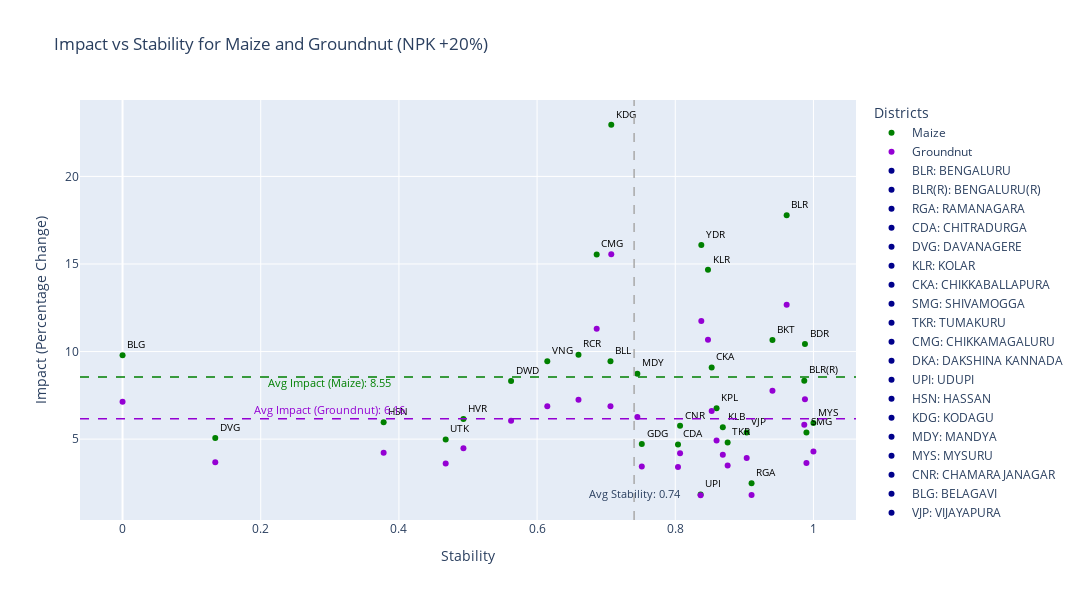

The code cell stored with this chart in its notebook:
### Code cell
import pandas as pd
import plotly.graph_objects as go

def Calculate_and_visualize_2D(Groundnut_Directory, Maize_Directory, adj_matrix_np, crop1, crop2, perturbation, what, visualize=True):
    # Normalize capabilities for both crops
    calculate_and_visualize(perturbation, crop1, Groundnut_Directory, what, False)
    calculate_and_visualize(perturbation, crop2, Maize_Directory, what, False)
    
    capability_1 = Groundnut_Directory[f'{crop1[0].upper()} - {what} {perturbation}']
    capability_2 = Maize_Directory[f'{crop2[0].upper()} - {what} {perturbation}']
    
    # Combine capabilities into a single DataFrame
    combined_df = pd.DataFrame({
        'node': Working_Directory['District'],
        'Capability_1': capability_1,
        'Capability_2': capability_2
    })
    
    # Calculate stress and stability for the combined capabilities
    result_df = calculate_stress_stability(adj_matrix_np, combined_df)
    
    # Calculate impact for each crop
    impact1, impact_column1 = calculate_impact(crop1, perturbation, what)
    impact2, impact_column2 = calculate_impact(crop2, perturbation, what)
    
    # Naming conventions for stability and stress columns
    stability_column_name = f'Stability_{crop1[0].upper()}_{crop2[0].upper()}_{what}_{perturbation}'
    stress_column_name = f'Stress_{crop1[0].upper()}_{crop2[0].upper()}_{what}_{perturbation}'
    
    # Add impacts, stability, and stress to the Working_Directory DataFrame
    Working_Directory[impact_column1] = impact1
    Working_Directory[impact_column2] = impact2
    Working_Directory[stability_column_name] = result_df['stability']
    Working_Directory[stress_column_name] = result_df['stress']
    
    if visualize:
        # Prepare data for plotting
        plot_df = pd.DataFrame({
            'District': Working_Directory['District'],
            'Stability': result_df['stability'],
            f'{crop1} Impact': impact1,
            f'{crop2} Impact': impact2,
            'Abbreviation': Working_Directory['Abbreviation']
        })
        
        # Create the scatter plot
        fig = go.Figure()

        # Plot for Crop 1
        fig.add_trace(go.Scatter(
            x=plot_df['Stability'],
            y=plot_df[f'{crop1} Impact'],
            mode='markers+text',
            text=plot_df['Abbreviation'],
            name=f'{crop1}',  
            marker=dict(color='green'),
            textposition='top right',
            textfont=dict(size=10, color='black'),
            hovertemplate='<b>%{text}</b><br>Stability: %{x:.2f}<br>Impact: %{y:.2f}%<extra></extra>'
        ))

        # Plot for Crop 2
        fig.add_trace(go.Scatter(
            x=plot_df['Stability'],
            y=plot_df[f'{crop2} Impact'],
            mode='markers',
            text=plot_df['Abbreviation'],
            name=f'{crop2}',  
            marker=dict(color='darkviolet'),
            hovertemplate='<b>%{text}</b><br>Stability: %{x:.2f}<br>Impact: %{y:.2f}%<extra></extra>'
        ))
        
        # Adding custom legends with abbreviations and full forms
        legend_labels = [{'Abbreviation': abb, 'Full Form': full_form} 
                         for abb, full_form in zip(plot_df['Abbreviation'].unique(), plot_df['District'].unique())]

        for label in legend_labels:
            fig.add_trace(go.Scatter(
                x=[None],
                y=[None],
                mode='markers',
                marker=dict(color='darkblue'),
                name=f"{label['Abbreviation']}: {label['Full Form']}"
            ))

        # Add average lines for stability and impact
        avg_stability = plot_df['Stability'].mean()
        avg_impact1 = plot_df[f'{crop1} Impact'].mean()
        avg_impact2 = plot_df[f'{crop2} Impact'].mean()
        min_impact = min(plot_df[f'{crop1} Impact'].min(), plot_df[f'{crop2} Impact'].min())

        # Average lines for stability
        fig.add_shape(
            type='line',
            x0=avg_stability, y0=0, x1=avg_stability, y1=1,
            line=dict(color='darkgrey', width=1.5, dash='dash'),
            yref='paper'
        )

        # Average line for Crop 1 impact
        fig.add_shape(
            type='line',
            x0=0, y0=avg_impact1, x1=1, y1=avg_impact1,
            line=dict(color='green', width=1.5, dash='dash'),
            xref='paper'
        )

        # Average line for Crop 2 impact
        fig.add_shape(
            type='line',
            x0=0, y0=avg_impact2, x1=1, y1=avg_impact2,
            line=dict(color='darkviolet', width=1.5, dash='dash'),
            xref='paper'
        )

        # Add annotations for average values
        fig.add_trace(go.Scatter(
            x=[avg_stability],
            y=[min_impact],
            text=[f'Avg Stability: {avg_stability:.2f}'],
            mode="text",
            showlegend=False,
            textfont=dict(size=10.7)
        ))

        fig.add_trace(go.Scatter(
            x=[0.3],
            y=[avg_impact1-0.4],
            text=[f'Avg Impact ({crop1}): {avg_impact1:.2f}'],
            mode="text",
            showlegend=False,
            textfont=dict(size=10.7, color='green')
        ))

        fig.add_trace(go.Scatter(
            x=[0.3],
            y=[avg_impact2+0.4],
            text=[f'Avg Impact ({crop2}): {avg_impact2:.2f}'],
            mode="text",
            showlegend=False,
            textfont=dict(size=10.7, color='darkviolet')
        ))

        # Update layout
        fig.update_layout(
            title=f'Impact vs Stability for {crop1} and {crop2} ({what} +{perturbation}%)',
            xaxis_title='Stability',
            yaxis_title='Impact (Percentage Change)',
            width=1080,
            height=600,
            legend_title='Districts'
        )

        # Show the plot
        fig.show()

# Example usage
crop1 = 'Maize'
crop2 = 'Groundnut'
perturbation = 20
what = 'NPK'
Calculate_and_visualize_2D(Maize_Directory,Groundnut_Directory, adj_matrix_np, crop1, crop2, perturbation, what)

### Figure 1 — Plotly figure (JSON) as saved in the notebook; plotly's stock layout.template omitted (floating-point values rounded to 4 significant figures)
{"data": [{"hovertemplate": "<b>%{text}</b><br>Stability: %{x:.2f}<br>Impact: %{y:.2f}%<extra></extra>", "marker": {"color": "green"}, "mode": "markers+text", "name": "Maize", "text": ["BLR", "BLR(R)", "RGA", "CDA", "DVG", "KLR", "CKA", "SMG", "TKR", "CMG", "DKA", "UPI", "HSN", "KDG", "MDY", "MYS", "CNR", "BLG", "VJP", "BKT", "DWD", "GDG", "HVR", "UTK", "BLL", "BDR", "KLB", "YDR", "RCR", "KPL", "VNG"], "textfont": {"color": "black", "size": 10}, "textposition": "top right", "type": "scatter", "x": [0.9612, 0.9867, 0.9104, 0.8039, 0.1342, 0.8473, 0.8527, 0.9899, 0.8758, 0.6863, 0.7768, 0.8367, 0.3779, 0.7074, 0.7451, 1, 0.8069, 0, 0.9034, 0.9407, 0.5624, 0.7515, 0.4934, 0.4677, 0.7062, 0.9877, 0.8688, 0.8377, 0.6599, 0.8597, 0.6148], "y": [17.78, 8.334, 2.478, 4.686, 5.062, 14.67, 9.082, 5.381, 4.801, 15.54, null, 1.835, 5.964, 22.95, 8.733, 5.919, 5.762, 9.787, 5.382, 10.65, 8.316, 4.719, 6.143, 4.973, 9.441, 10.43, 5.677, 16.09, 9.82, 6.757, 9.441]}, {"hovertemplate": "<b>%{text}</b><br>Stability: %{x:.2f}<br>Impact: %{y:.2f}%<extra></extra>", "marker": {"color": "darkviolet"}, "mode": "markers", "name": "Groundnut", "text": ["BLR", "BLR(R)", "RGA", "CDA", "DVG", "KLR", "CKA", "SMG", "TKR", "CMG", "DKA", "UPI", "HSN", "KDG", "MDY", "MYS", "CNR", "BLG", "VJP", "BKT", "DWD", "GDG", "HVR", "UTK", "BLL", "BDR", "KLB", "YDR", "RCR", "KPL", "VNG"], "type": "scatter", "x": [0.9612, 0.9867, 0.9104, 0.8039, 0.1342, 0.8473, 0.8527, 0.9899, 0.8758, 0.6863, 0.7768, 0.8367, 0.3779, 0.7074, 0.7451, 1, 0.8069, 0, 0.9034, 0.9407, 0.5624, 0.7515, 0.4934, 0.4677, 0.7062, 0.9877, 0.8688, 0.8377, 0.6599, 0.8597, 0.6148], "y": [12.68, 5.825, 1.801, 3.412, 3.682, 10.67, 6.604, 3.629, 3.495, 11.31, null, 1.794, 4.223, 15.56, 6.268, 4.286, 4.195, 7.126, 3.92, 7.758, 6.053, 3.437, 4.473, 3.608, 6.877, 7.28, 4.11, 11.74, 7.245, 4.92, 6.877]}, {"marker": {"color": "darkblue"}, "mode": "markers", "name": "BLR: BENGALURU", "type": "scatter", "x": [null], "y": [null]}, {"marker": {"color": "darkblue"}, "mode": "markers", "name": "BLR(R): BENGALURU(R)", "type": "scatter", "x": [null], "y": [null]}, {"marker": {"color": "darkblue"}, "mode": "markers", "name": "RGA: RAMANAGARA", "type": "scatter", "x": [null], "y": [null]}, {"marker": {"color": "darkblue"}, "mode": "markers", "name": "CDA: CHITRADURGA", "type": "scatter", "x": [null], "y": [null]}, {"marker": {"color": "darkblue"}, "mode": "markers", "name": "DVG: DAVANAGERE", "type": "scatter", "x": [null], "y": [null]}, {"marker": {"color": "darkblue"}, "mode": "markers", "name": "KLR: KOLAR", "type": "scatter", "x": [null], "y": [null]}, {"marker": {"color": "darkblue"}, "mode": "markers", "name": "CKA: CHIKKABALLAPURA", "type": "scatter", "x": [null], "y": [null]}, {"marker": {"color": "darkblue"}, "mode": "markers", "name": "SMG: SHIVAMOGGA", "type": "scatter", "x": [null], "y": [null]}, {"marker": {"color": "darkblue"}, "mode": "markers", "name": "TKR: TUMAKURU", "type": "scatter", "x": [null], "y": [null]}, {"marker": {"color": "darkblue"}, "mode": "markers", "name": "CMG: CHIKKAMAGALURU", "type": "scatter", "x": [null], "y": [null]}, {"marker": {"color": "darkblue"}, "mode": "markers", "name": "DKA: DAKSHINA KANNADA", "type": "scatter", "x": [null], "y": [null]}, {"marker": {"color": "darkblue"}, "mode": "markers", "name": "UPI: UDUPI", "type": "scatter", "x": [null], "y": [null]}, {"marker": {"color": "darkblue"}, "mode": "markers", "name": "HSN: HASSAN", "type": "scatter", "x": [null], "y": [null]}, {"marker": {"color": "darkblue"}, "mode": "markers", "name": "KDG: KODAGU", "type": "scatter", "x": [null], "y": [null]}, {"marker": {"color": "darkblue"}, "mode": "markers", "name": "MDY: MANDYA", "type": "scatter", "x": [null], "y": [null]}, {"marker": {"color": "darkblue"}, "mode": "markers", "name": "MYS: MYSURU", "type": "scatter", "x": [null], "y": [null]}, {"marker": {"color": "darkblue"}, "mode": "markers", "name": "CNR: CHAMARAJANAGAR", "type": "scatter", "x": [null], "y": [null]}, {"marker": {"color": "darkblue"}, "mode": "markers", "name": "BLG: BELAGAVI", "type": "scatter", "x": [null], "y": [null]}, {"marker": {"color": "darkblue"}, "mode": "markers", "name": "VJP: VIJAYAPURA", "type": "scatter", "x": [null], "y": [null]}, {"marker": {"color": "darkblue"}, "mode": "markers", "name": "BKT: BAGALKOT", "type": "scatter", "x": [null], "y": [null]}, {"marker": {"color": "darkblue"}, "mode": "markers", "name": "DWD: DHARAWAD", "type": "scatter", "x": [null], "y": [null]}, {"marker": {"color": "darkblue"}, "mode": "markers", "name": "GDG: GADAG", "type": "scatter", "x": [null], "y": [null]}, {"marker": {"color": "darkblue"}, "mode": "markers", "name": "HVR: HAVERI", "type": "scatter", "x": [null], "y": [null]}, {"marker": {"color": "darkblue"}, "mode": "markers", "name": "UTK: UTTARA KANNADA", "type": "scatter", "x": [null], "y": [null]}, {"marker": {"color": "darkblue"}, "mode": "markers", "name": "BLL: BALLARI", "type": "scatter", "x": [null], "y": [null]}, {"marker": {"color": "darkblue"}, "mode": "markers", "name": "BDR: BIDAR", "type": "scatter", "x": [null], "y": [null]}, {"marker": {"color": "darkblue"}, "mode": "markers", "name": "KLB: KALABURAGI", "type": "scatter", "x": [null], "y": [null]}, {"marker": {"color": "darkblue"}, "mode": "markers", "name": "YDR: YADGIRI", "type": "scatter", "x": [null], "y": [null]}, {"marker": {"color": "darkblue"}, "mode": "markers", "name": "RCR: RAICHUR", "type": "scatter", "x": [null], "y": [null]}, {"marker": {"color": "darkblue"}, "mode": "markers", "name": "KPL: KOPPAL", "type": "scatter", "x": [null], "y": [null]}, {"marker": {"color": "darkblue"}, "mode": "markers", "name": "VNG: VIJAYANAGARA", "type": "scatter", "x": [null], "y": [null]}, {"mode": "text", "showlegend": false, "text": ["Avg Stability: 0.74"], "textfont": {"size": 10.7}, "type": "scatter", "x": [0.7404], "y": [1.794]}, {"mode": "text", "showlegend": false, "text": ["Avg Impact (Maize): 8.55"], "textfont": {"color": "green", "size": 10.7}, "type": "scatter", "x": [0.3], "y": [8.153]}, {"mode": "text", "showlegend": false, "text": ["Avg Impact (Groundnut): 6.16"], "textfont": {"color": "darkviolet", "size": 10.7}, "type": "scatter", "x": [0.3], "y": [6.562]}], "layout": {"height": 600, "legend": {"title": {"text": "Districts"}}, "shapes": [{"line": {"color": "darkgrey", "dash": "dash", "width": 1.5}, "type": "line", "x0": 0.7404, "x1": 0.7404, "y0": 0, "y1": 1, "yref": "paper"}, {"line": {"color": "green", "dash": "dash", "width": 1.5}, "type": "line", "x0": 0, "x1": 1, "xref": "paper", "y0": 8.553, "y1": 8.553}, {"line": {"color": "darkviolet", "dash": "dash", "width": 1.5}, "type": "line", "x0": 0, "x1": 1, "xref": "paper", "y0": 6.162, "y1": 6.162}], "title": {"text": "Impact vs Stability for Maize and Groundnut (NPK +20%)"}, "width": 1080, "xaxis": {"title": {"text": "Stability"}}, "yaxis": {"title": {"text": "Impact (Percentage Change)"}}}}
